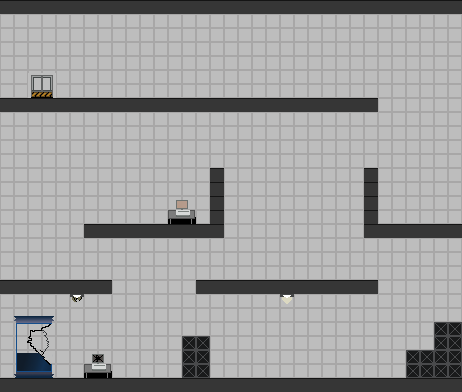

A level layout from a 2D game, rendered from its tile map. Below: a short description, then the map file with tile-grid data replaced by summaries:
An orthogonal 33x28 tile map with 14x14 px tiles, 5 tile layers (Background, Boxes, Decoration, Computer, ...), 1 hidden layer not drawn.

<map version="1.2" tiledversion="1.2.0" orientation="orthogonal" renderorder="right-down" width="33" height="28" tilewidth="14" tileheight="14" infinite="0" nextlayerid="34" nextobjectid="1">
 <tileset firstgid="1" source="Tile Sets.tsx" />
 <imagelayer id="33" name="Image Layer 1" visible="0" offsetx="5.68434e-14" offsety="2.84217e-14" />
 <layer id="28" name="Background" width="33" height="28">
  <data>[924 cells, 847 non-empty, 1 distinct tile ids]</data>
 </layer>
 <layer id="29" name="Boxes" width="33" height="28">
  <data>[924 cells, 18 non-empty, 4 distinct tile ids]</data>
 </layer>
 <layer id="30" name="Decoration" width="33" height="28">
  <data>[924 cells, 25 non-empty, 25 distinct tile ids]</data>
 </layer>
 <layer id="31" name="Computer" width="33" height="28">
  <data>[924 cells, 4 non-empty, 4 distinct tile ids]</data>
 </layer>
 <layer id="32" name="Ground" width="33" height="28">
  <data>[924 cells, 139 non-empty, 1 distinct tile ids]</data>
 </layer>
</map>
